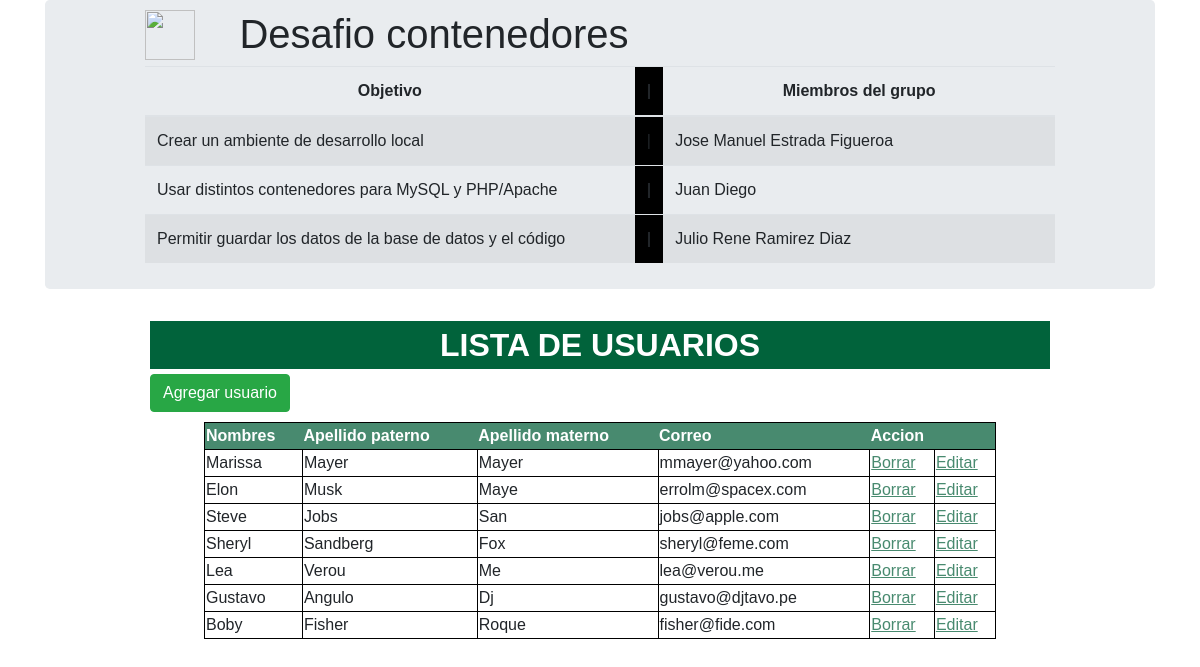
The page / on the database its author committed.
### tables this page shows
CREATE TABLE usuarios (
`id` int(10) unsigned NOT NULL AUTO_INCREMENT,
`nombres` varchar(120) DEFAULT NULL,
`app` varchar(120) DEFAULT NULL,
`apm` varchar(120) DEFAULT NULL,
`correo` varchar(120) DEFAULT NULL,
CONSTRAINT s_usuario_id_pk PRIMARY KEY (id));

### html/lista.php (the view, shortened to what this page needs)
<?php
include('conexion.php');
$consulta = 'select * from usuarios';
$resultado = mysqli_query($conexion, $consulta);
$tabla = <<<FIN
<table>
<tr><th>Nombres</th><th>Apellido paterno</th><th>Apellido materno</th><th>Correo</th><th colspan="2">Accion</th></tr>
FIN;
while ($registro = mysqli_fetch_assoc($resultado)) {
    $tabla .= '<tr>';
    $tabla .= "<td>{$registro['nombres']}</td>";
    $tabla .= "<td>{$registro['app']}</td>";
    $tabla .= "<td>{$registro['apm']}</td>";
    $tabla .= "<td>{$registro['correo']}</td>";
    $tabla .= "<td><a href=borrar.php?id={$registro['id']}>Borrar</a></td>";
    $tabla .= "<td><a href=editar.php?id={$registro['id']}>Editar</a></td>";
    $tabla .= '</tr>';
}
$tabla .= '</table>';
?>
<!DOCTYPE html>
<html lang="es">
<head>
    <link rel="stylesheet" href="css/estilos.css">
</head>
<body>
    <div class="contenedor">
        <div class="cabecera">Lista de usuarios</div>
        <a class="btn btn-success" style="text-decoration: none;margin-top:5px;" href="registrar.php">Agregar usuario</a>
        <div class="contenido">
            <div class="tabla">
                <?php echo $tabla; ?>
            </div>
        </div>
    </div>
</body>
</html>

### html/index.php (shortened to what this page needs)
<!DOCTYPE html>
<html>
<head>
  <link rel="stylesheet" href="https://stackpath.bootstrapcdn.com/bootstrap/4.1.1/css/bootstrap.min.css">
</head>
<body>
  <div class="container">
    <div class="jumbotron" style="padding:10px 100px;">
      <img loading="lazy" style="float:left" src="https://www.mesoamericana.edu.gt/wp-content/uploads/2012/01/Logo-Meso-Color_medio.png" alt="" title="Logo-Meso-Color_medio" height="50" width="50" class="wp-image-12773">
      <h1>&nbsp;&nbsp;&nbsp;&nbsp;Desafio contenedores</h1>
      <table class="table table-striped table-responsive" width="90%">
        <thead>
          <tr>
            <th style="width: 55%;text-align:center">Objetivo</th>
            <th style="background-color:black">|</th>
            <th style="width: 44%;text-align:center">Miembros del grupo</th>
          </tr>
        </thead>
        <tbody>
          <tr>
            <td>Crear un ambiente de desarrollo local</td>
            <td style="background-color:black">|</td>
            <td>Jose Manuel Estrada Figueroa</td>
          </tr>
          <tr>
            <td>Usar distintos contenedores para MySQL y PHP/Apache</td>
            <th style="background-color:black">|</th>
            <td>Juan Diego</td>
          </tr>
          <tr>
            <td>Permitir guardar los datos de la base de datos y el código</td>
            <th style="background-color:black">|</th>
            <td>Julio Rene Ramirez Diaz</td>
          </tr>
        </tbody>
      </table>
    </div>
    <?php include('lista.php') ?>
  </div>
</body>
</html>

### html/css/estilos.css (style rules this page uses)
* { font-family: sans-serif; }
.contenedor { width: 900px; margin: auto; }
.cabecera { background-color: #01633b; color: white; font-size: 2em; font-weight: bolder; text-align: center; text-transform: uppercase; }
.tabla { padding: 10px; }
.tabla table { width: 90%; margin: auto; }
.tabla table, .tabla td { border: 1px solid black; border-collapse: collapse; }
.tabla th { background-color: #488a6f; color: white; font-weight: bolder; }
a { color: #488a6f; text-decoration: underline; }

### rows shown on the page
usuarios: nombres "Marissa", app "Mayer", apm "Mayer", correo "mmayer@yahoo.com"
usuarios: nombres "Elon", app "Musk", apm "Maye", correo "errolm@spacex.com"
usuarios: nombres "Steve", app "Jobs", apm "San", correo "jobs@apple.com"
usuarios: nombres "Sheryl", app "Sandberg", apm "Fox", correo "sheryl@feme.com"
usuarios: nombres "Lea", app "Verou", apm "Me", correo "lea@verou.me"
usuarios: nombres "Gustavo", app "Angulo", apm "Dj", correo "gustavo@djtavo.pe"
usuarios: nombres "Boby", app "Fisher", apm "Roque", correo "fisher@fide.com"
